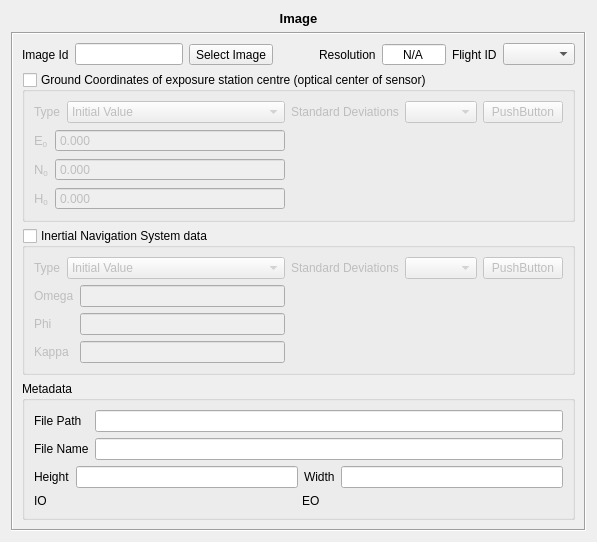
<?xml version="1.0" encoding="UTF-8"?>
<ui version="4.0">
 <class>ImageView</class>
 <widget class="QWidget" name="ImageView">
  <property name="geometry">
   <rect>
    <x>0</x>
    <y>0</y>
    <width>716</width>
    <height>622</height>
   </rect>
  </property>
  <property name="windowTitle">
   <string>Form</string>
  </property>
  <layout class="QVBoxLayout" name="verticalLayout_13">
   <property name="sizeConstraint">
    <enum>QLayout::SetFixedSize</enum>
   </property>
   <item>
    <widget class="QLabel" name="label_8">
     <property name="text">
      <string>&lt;!DOCTYPE HTML PUBLIC &quot;-//W3C//DTD HTML 4.0//EN&quot; &quot;http://www.w3.org/TR/REC-html40/strict.dtd&quot;&gt;
&lt;html&gt;&lt;head&gt;&lt;meta name=&quot;qrichtext&quot; content=&quot;1&quot; /&gt;&lt;style type=&quot;text/css&quot;&gt;
p, li { white-space: pre-wrap; }
&lt;/style&gt;&lt;/head&gt;&lt;body style=&quot; font-family:'Sans'; font-size:10pt; font-weight:400; font-style:normal;&quot;&gt;
&lt;p style=&quot; margin-top:0px; margin-bottom:0px; margin-left:0px; margin-right:0px; -qt-block-indent:0; text-indent:0px;&quot;&gt;&lt;span style=&quot; font-weight:600;&quot;&gt;Image&lt;/span&gt;&lt;/p&gt;&lt;/body&gt;&lt;/html&gt;</string>
     </property>
     <property name="alignment">
      <set>Qt::AlignCenter</set>
     </property>
    </widget>
   </item>
   <item>
    <widget class="QFrame" name="frame">
     <property name="frameShape">
      <enum>QFrame::Box</enum>
     </property>
     <property name="frameShadow">
      <enum>QFrame::Sunken</enum>
     </property>
     <layout class="QVBoxLayout" name="verticalLayout_12">
      <item>
       <layout class="QHBoxLayout" name="horizontalLayout_10">
        <item>
         <widget class="QLabel" name="label">
          <property name="text">
           <string>Image Id</string>
          </property>
         </widget>
        </item>
        <item>
         <widget class="QLineEdit" name="imageIDLine"/>
        </item>
        <item>
         <widget class="QToolButton" name="fileImageButton">
          <property name="text">
           <string>Select Image</string>
          </property>
         </widget>
        </item>
        <item>
         <spacer name="horizontalSpacer">
          <property name="orientation">
           <enum>Qt::Horizontal</enum>
          </property>
          <property name="sizeHint" stdset="0">
           <size>
            <width>40</width>
            <height>20</height>
           </size>
          </property>
         </spacer>
        </item>
        <item>
         <widget class="QLabel" name="label_7">
          <property name="text">
           <string>Resolution</string>
          </property>
         </widget>
        </item>
        <item>
         <widget class="QSpinBox" name="resolutionSpin">
          <property name="autoFillBackground">
           <bool>false</bool>
          </property>
          <property name="alignment">
           <set>Qt::AlignCenter</set>
          </property>
          <property name="buttonSymbols">
           <enum>QAbstractSpinBox::NoButtons</enum>
          </property>
          <property name="specialValueText">
           <string>N/A</string>
          </property>
          <property name="accelerated">
           <bool>true</bool>
          </property>
          <property name="suffix">
           <string> dpi</string>
          </property>
          <property name="minimum">
           <number>0</number>
          </property>
          <property name="maximum">
           <number>10000</number>
          </property>
          <property name="value">
           <number>0</number>
          </property>
         </widget>
        </item>
        <item>
         <widget class="QLabel" name="label_6">
          <property name="text">
           <string>Flight ID</string>
          </property>
         </widget>
        </item>
        <item>
         <widget class="QComboBox" name="flightIdComboBox"/>
        </item>
       </layout>
      </item>
      <item>
       <widget class="QGroupBox" name="gnssGroup">
        <property name="minimumSize">
         <size>
          <width>0</width>
          <height>100</height>
         </size>
        </property>
        <property name="title">
         <string>Ground Coordinates of exposure station centre (optical center of sensor)</string>
        </property>
        <property name="checkable">
         <bool>true</bool>
        </property>
        <property name="checked">
         <bool>false</bool>
        </property>
        <layout class="QHBoxLayout" name="horizontalLayout_6" stretch="1,1">
         <item>
          <layout class="QVBoxLayout" name="verticalLayout_8">
           <item>
            <layout class="QHBoxLayout" name="horizontalLayout_11" stretch="0,1">
             <item>
              <widget class="QLabel" name="label_11">
               <property name="text">
                <string>Type</string>
               </property>
              </widget>
             </item>
             <item>
              <widget class="QComboBox" name="gnssTypeComboBox">
               <item>
                <property name="text">
                 <string>Initial Value</string>
                </property>
               </item>
               <item>
                <property name="text">
                 <string>Fixed Value</string>
                </property>
               </item>
               <item>
                <property name="text">
                 <string>Not Considered</string>
                </property>
               </item>
              </widget>
             </item>
            </layout>
           </item>
           <item>
            <layout class="QHBoxLayout" name="horizontalLayout_5" stretch="0,1">
             <item>
              <layout class="QVBoxLayout" name="verticalLayout_6">
               <item>
                <widget class="QLabel" name="label_17">
                 <property name="text">
                  <string>&lt;!DOCTYPE HTML PUBLIC &quot;-//W3C//DTD HTML 4.0//EN&quot; &quot;http://www.w3.org/TR/REC-html40/strict.dtd&quot;&gt;
&lt;html&gt;&lt;head&gt;&lt;meta name=&quot;qrichtext&quot; content=&quot;1&quot; /&gt;&lt;style type=&quot;text/css&quot;&gt;
p, li { white-space: pre-wrap; }
&lt;/style&gt;&lt;/head&gt;&lt;body style=&quot; font-family:'Sans'; font-size:10pt; font-weight:400; font-style:normal;&quot;&gt;
&lt;table style=&quot;-qt-table-type: root; margin-top:4px; margin-bottom:4px; margin-left:4px; margin-right:4px;&quot;&gt;
&lt;tr&gt;
&lt;td style=&quot;border: none;&quot;&gt;
&lt;p style=&quot; margin-top:0px; margin-bottom:0px; margin-left:0px; margin-right:0px; -qt-block-indent:0; text-indent:0px;&quot;&gt;E&lt;span style=&quot; vertical-align:sub;&quot;&gt;0&lt;/span&gt;&lt;/p&gt;&lt;/td&gt;&lt;/tr&gt;&lt;/table&gt;&lt;/body&gt;&lt;/html&gt;</string>
                 </property>
                </widget>
               </item>
               <item>
                <widget class="QLabel" name="label_18">
                 <property name="text">
                  <string>&lt;!DOCTYPE HTML PUBLIC &quot;-//W3C//DTD HTML 4.0//EN&quot; &quot;http://www.w3.org/TR/REC-html40/strict.dtd&quot;&gt;
&lt;html&gt;&lt;head&gt;&lt;meta name=&quot;qrichtext&quot; content=&quot;1&quot; /&gt;&lt;style type=&quot;text/css&quot;&gt;
p, li { white-space: pre-wrap; }
&lt;/style&gt;&lt;/head&gt;&lt;body style=&quot; font-family:'Sans'; font-size:10pt; font-weight:400; font-style:normal;&quot;&gt;
&lt;table style=&quot;-qt-table-type: root; margin-top:4px; margin-bottom:4px; margin-left:4px; margin-right:4px;&quot;&gt;
&lt;tr&gt;
&lt;td style=&quot;border: none;&quot;&gt;
&lt;p style=&quot; margin-top:0px; margin-bottom:0px; margin-left:0px; margin-right:0px; -qt-block-indent:0; text-indent:0px;&quot;&gt;N&lt;span style=&quot; vertical-align:sub;&quot;&gt;0&lt;/span&gt;&lt;/p&gt;&lt;/td&gt;&lt;/tr&gt;&lt;/table&gt;&lt;/body&gt;&lt;/html&gt;</string>
                 </property>
                </widget>
               </item>
               <item>
                <widget class="QLabel" name="label_19">
                 <property name="text">
                  <string>&lt;!DOCTYPE HTML PUBLIC &quot;-//W3C//DTD HTML 4.0//EN&quot; &quot;http://www.w3.org/TR/REC-html40/strict.dtd&quot;&gt;
&lt;html&gt;&lt;head&gt;&lt;meta name=&quot;qrichtext&quot; content=&quot;1&quot; /&gt;&lt;style type=&quot;text/css&quot;&gt;
p, li { white-space: pre-wrap; }
&lt;/style&gt;&lt;/head&gt;&lt;body style=&quot; font-family:'Sans'; font-size:10pt; font-weight:400; font-style:normal;&quot;&gt;
&lt;table style=&quot;-qt-table-type: root; margin-top:4px; margin-bottom:4px; margin-left:4px; margin-right:4px;&quot;&gt;
&lt;tr&gt;
&lt;td style=&quot;border: none;&quot;&gt;
&lt;p style=&quot; margin-top:0px; margin-bottom:0px; margin-left:0px; margin-right:0px; -qt-block-indent:0; text-indent:0px;&quot;&gt;H&lt;span style=&quot; vertical-align:sub;&quot;&gt;0&lt;/span&gt;&lt;/p&gt;&lt;/td&gt;&lt;/tr&gt;&lt;/table&gt;&lt;/body&gt;&lt;/html&gt;</string>
                 </property>
                </widget>
               </item>
              </layout>
             </item>
             <item>
              <layout class="QVBoxLayout" name="verticalLayout_7">
               <item>
                <widget class="EfotoDoubleSpinBox" name="eDoubleSpinBox_2">
                 <property name="buttonSymbols">
                  <enum>QAbstractSpinBox::NoButtons</enum>
                 </property>
                 <property name="accelerated">
                  <bool>true</bool>
                 </property>
                 <property name="decimals">
                  <number>3</number>
                 </property>
                 <property name="minimum">
                  <double>0.000000000000000</double>
                 </property>
                 <property name="maximum">
                  <double>999999.000000000000000</double>
                 </property>
                 <property name="value">
                  <double>0.000000000000000</double>
                 </property>
                </widget>
               </item>
               <item>
                <widget class="EfotoDoubleSpinBox" name="nDoubleSpinBox_2">
                 <property name="buttonSymbols">
                  <enum>QAbstractSpinBox::NoButtons</enum>
                 </property>
                 <property name="accelerated">
                  <bool>true</bool>
                 </property>
                 <property name="decimals">
                  <number>3</number>
                 </property>
                 <property name="minimum">
                  <double>0.000000000000000</double>
                 </property>
                 <property name="maximum">
                  <double>9999999.000000000000000</double>
                 </property>
                </widget>
               </item>
               <item>
                <widget class="EfotoDoubleSpinBox" name="hDoubleSpinBox_2">
                 <property name="buttonSymbols">
                  <enum>QAbstractSpinBox::NoButtons</enum>
                 </property>
                 <property name="accelerated">
                  <bool>true</bool>
                 </property>
                 <property name="decimals">
                  <number>3</number>
                 </property>
                 <property name="minimum">
                  <double>-999.000000000000000</double>
                 </property>
                 <property name="maximum">
                  <double>9999.000000000000000</double>
                 </property>
                </widget>
               </item>
              </layout>
             </item>
            </layout>
           </item>
          </layout>
         </item>
         <item>
          <layout class="QVBoxLayout" name="verticalLayout_9">
           <item>
            <layout class="QHBoxLayout" name="horizontalLayout_8" stretch="0,1,0">
             <item>
              <widget class="QLabel" name="label_9">
               <property name="text">
                <string>Standard Deviations</string>
               </property>
              </widget>
             </item>
             <item>
              <widget class="SigmaFormTypeSelector" name="gnssSigmaSelector"/>
             </item>
             <item>
              <widget class="SigmaFormDialogButton" name="gnssSigmaDialogButton">
               <property name="text">
                <string>PushButton</string>
               </property>
              </widget>
             </item>
            </layout>
           </item>
           <item>
            <widget class="SigmaFormContent" name="gnssSigmaContent">
             <property name="frameShape">
              <enum>QFrame::NoFrame</enum>
             </property>
             <property name="frameShadow">
              <enum>QFrame::Raised</enum>
             </property>
             <property name="lineWidth">
              <number>0</number>
             </property>
            </widget>
           </item>
          </layout>
         </item>
        </layout>
       </widget>
      </item>
      <item>
       <widget class="QGroupBox" name="insGroup">
        <property name="minimumSize">
         <size>
          <width>0</width>
          <height>100</height>
         </size>
        </property>
        <property name="title">
         <string>Inertial Navigation System data</string>
        </property>
        <property name="checkable">
         <bool>true</bool>
        </property>
        <property name="checked">
         <bool>false</bool>
        </property>
        <layout class="QHBoxLayout" name="horizontalLayout_9" stretch="1,1">
         <item>
          <layout class="QVBoxLayout" name="verticalLayout_3">
           <item>
            <layout class="QHBoxLayout" name="horizontalLayout_12" stretch="0,1">
             <item>
              <widget class="QLabel" name="label_12">
               <property name="text">
                <string>Type</string>
               </property>
              </widget>
             </item>
             <item>
              <widget class="QComboBox" name="insTypeComboBox">
               <item>
                <property name="text">
                 <string>Initial Value</string>
                </property>
               </item>
               <item>
                <property name="text">
                 <string>Fixed Value</string>
                </property>
               </item>
               <item>
                <property name="text">
                 <string>Not Considered</string>
                </property>
               </item>
              </widget>
             </item>
            </layout>
           </item>
           <item>
            <layout class="QHBoxLayout" name="horizontalLayout" stretch="0,1">
             <item>
              <layout class="QVBoxLayout" name="verticalLayout_2">
               <item>
                <widget class="QLabel" name="label_20">
                 <property name="text">
                  <string>Omega</string>
                 </property>
                </widget>
               </item>
               <item>
                <widget class="QLabel" name="label_21">
                 <property name="text">
                  <string>Phi</string>
                 </property>
                </widget>
               </item>
               <item>
                <widget class="QLabel" name="label_22">
                 <property name="text">
                  <string>Kappa</string>
                 </property>
                </widget>
               </item>
              </layout>
             </item>
             <item>
              <layout class="QVBoxLayout" name="verticalLayout_5">
               <item>
                <widget class="DmsEdit" name="omegaDmsEdit"/>
               </item>
               <item>
                <widget class="DmsEdit" name="phiDmsEdit"/>
               </item>
               <item>
                <widget class="DmsEdit" name="kappaDmsEdit"/>
               </item>
              </layout>
             </item>
            </layout>
           </item>
          </layout>
         </item>
         <item>
          <layout class="QVBoxLayout" name="verticalLayout_4">
           <item>
            <layout class="QHBoxLayout" name="horizontalLayout_7" stretch="0,1,0">
             <item>
              <widget class="QLabel" name="label_10">
               <property name="text">
                <string>Standard Deviations</string>
               </property>
              </widget>
             </item>
             <item>
              <widget class="SigmaFormTypeSelector" name="insSigmaSelector"/>
             </item>
             <item>
              <widget class="SigmaFormDialogButton" name="insSigmaDialogButton">
               <property name="text">
                <string>PushButton</string>
               </property>
              </widget>
             </item>
            </layout>
           </item>
           <item>
            <widget class="SigmaFormContent" name="insSigmaContent">
             <property name="frameShape">
              <enum>QFrame::NoFrame</enum>
             </property>
             <property name="frameShadow">
              <enum>QFrame::Raised</enum>
             </property>
             <property name="lineWidth">
              <number>0</number>
             </property>
            </widget>
           </item>
          </layout>
         </item>
        </layout>
       </widget>
      </item>
      <item>
       <widget class="QGroupBox" name="metadataGroup">
        <property name="title">
         <string>Metadata</string>
        </property>
        <layout class="QGridLayout" name="gridLayout_3">
         <item row="0" column="0">
          <layout class="QVBoxLayout" name="verticalLayout">
           <item>
            <layout class="QHBoxLayout" name="horizontalLayout_3" stretch="0,1">
             <item>
              <layout class="QVBoxLayout" name="verticalLayout_10">
               <item>
                <widget class="QLabel" name="label_5">
                 <property name="text">
                  <string>File Path</string>
                 </property>
                </widget>
               </item>
               <item>
                <widget class="QLabel" name="label_4">
                 <property name="text">
                  <string>File Name</string>
                 </property>
                </widget>
               </item>
              </layout>
             </item>
             <item>
              <layout class="QVBoxLayout" name="verticalLayout_11">
               <item>
                <widget class="QLineEdit" name="filePathLine">
                 <property name="enabled">
                  <bool>true</bool>
                 </property>
                 <property name="readOnly">
                  <bool>true</bool>
                 </property>
                </widget>
               </item>
               <item>
                <widget class="QLineEdit" name="fileNameLine">
                 <property name="enabled">
                  <bool>true</bool>
                 </property>
                 <property name="readOnly">
                  <bool>true</bool>
                 </property>
                </widget>
               </item>
              </layout>
             </item>
            </layout>
           </item>
           <item>
            <layout class="QHBoxLayout" name="horizontalLayout_2">
             <item>
              <widget class="QLabel" name="label_3">
               <property name="text">
                <string>Height</string>
               </property>
              </widget>
             </item>
             <item>
              <widget class="QLineEdit" name="heightLine">
               <property name="toolTip">
                <string extracomment="Height in pixels"/>
               </property>
               <property name="readOnly">
                <bool>true</bool>
               </property>
              </widget>
             </item>
             <item>
              <widget class="QLabel" name="label_2">
               <property name="text">
                <string>Width</string>
               </property>
              </widget>
             </item>
             <item>
              <widget class="QLineEdit" name="widthLine">
               <property name="toolTip">
                <string extracomment="Width in pixels"/>
               </property>
               <property name="inputMask">
                <string/>
               </property>
               <property name="readOnly">
                <bool>true</bool>
               </property>
              </widget>
             </item>
            </layout>
           </item>
           <item>
            <layout class="QHBoxLayout" name="horizontalLayout_4">
             <item>
              <widget class="QLabel" name="labelIO">
               <property name="text">
                <string>IO</string>
               </property>
              </widget>
             </item>
             <item>
              <widget class="QLabel" name="labelEO">
               <property name="text">
                <string>EO</string>
               </property>
              </widget>
             </item>
            </layout>
           </item>
          </layout>
         </item>
        </layout>
       </widget>
      </item>
     </layout>
    </widget>
   </item>
  </layout>
 </widget>
 <customwidgets>
  <customwidget>
   <class>SigmaFormTypeSelector</class>
   <extends>QComboBox</extends>
   <header>SigmaForm.h</header>
  </customwidget>
  <customwidget>
   <class>SigmaFormContent</class>
   <extends>QFrame</extends>
   <header>SigmaForm.h</header>
   <container>1</container>
  </customwidget>
  <customwidget>
   <class>EfotoDoubleSpinBox</class>
   <extends>QDoubleSpinBox</extends>
   <header>EfotoDoubleSpinBox.h</header>
  </customwidget>
  <customwidget>
   <class>SigmaFormDialogButton</class>
   <extends>QPushButton</extends>
   <header>SigmaForm.h</header>
  </customwidget>
  <customwidget>
   <class>DmsEdit</class>
   <extends>QLineEdit</extends>
   <header>DmsEdit.h</header>
  </customwidget>
 </customwidgets>
 <resources/>
 <connections/>
 <slots>
  <slot>loadImageFile()</slot>
 </slots>
</ui>
